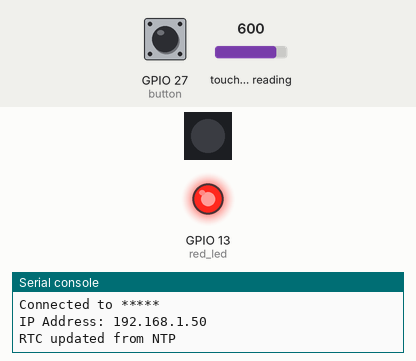
This program was run on a simulated ESP32 board running MicroPython. Shown: 1 RGB LEDs in strip order, left to right, output pins drawn as LEDs (lit = HIGH), the last lines printed to the serial console. The test bench sets the inputs (shaded band); at power-on: touch-pad reading 600, GPIO 27 (button) LOW. Dim RGB values are drawn brighter than linear; WiFi joins after 1.5 s; the clock reads 2024-03-15 10:24:30 at power-on unless the program sets it; deep sleep restarts the program when it ends; pins used as bus, display or sensor lines are not drawn.

Above: at 3.2 s.
3.3 s: touch-pad reading set to 588
4.8 s: touch-pad reading set to 568
At 5.1 s:
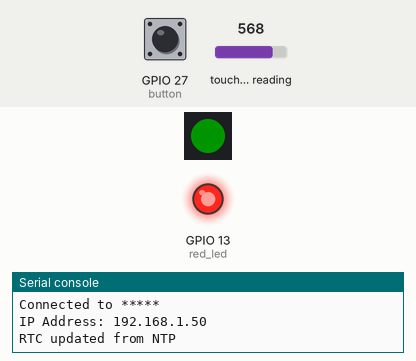
6.3 s: touch-pad reading set to 687
At 7.4 s:
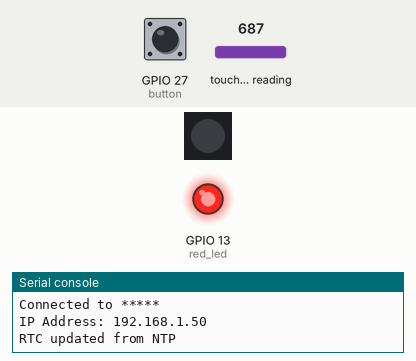
7.8 s: touch-pad reading set to 63
At 32.4 s:
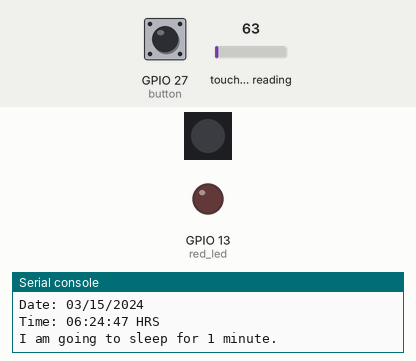
Timing chart, 0 to 33.5 s (numbered marks = the images above; inputs shaded):
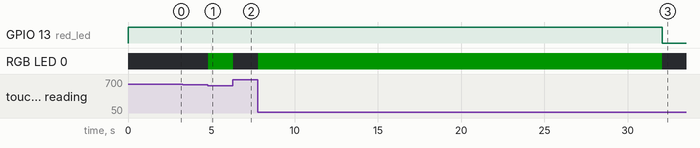

The program:

TouchControlOfNeoPixel_ExternalPushButtonControl.py
```python
import network
import ntptime
import machine
import esp32
import neopixel
import time

from machine import Pin, RTC, Timer, TouchPad

# -------------------------
# USER SETTINGS
# -------------------------
WIFI_SSID = "*****"
WIFI_PASSWORD = "*******"

UTC_OFFSET = -4   # UTC-4 for Daylight savings time.

RED_LED_PIN = 13
BUTTON_PIN = 27
TOUCH_PIN = 14

# Built-in NeoPixel data pin
NEOPIXEL_PIN = 0
# Built-in NeoPixel power enable pin
NEOPIXEL_POWER = 2

"""
not touching the wire shows value> 600
light touching to holding the wire
shows value <590
"""
TOUCH_THRESHOLD = 580

# -------------------------
# HARDWARE SETUP
# -------------------------
red_led = Pin(RED_LED_PIN, Pin.OUT)
button = Pin(BUTTON_PIN, Pin.IN, Pin.PULL_DOWN)
# Turn on NeoPixel power
neo_power = Pin(NEOPIXEL_POWER, Pin.OUT)
neo_power.value(1)

np = neopixel.NeoPixel(Pin(NEOPIXEL_PIN, Pin.OUT), 1)
touch = TouchPad(Pin(TOUCH_PIN))
rtc = RTC()

time_timer  = Timer(0)
touch_timer = Timer(1)
sleep_timer = Timer(2)

# -------------------------
# HELPER FUNCTIONS
# -------------------------
def neopixel_off():
    np[0] = (0, 0, 0)
    np.write()

def neopixel_green():
    np[0] = (0, 20, 0)
    np.write()

def connect_wifi():
    wlan = network.WLAN(network.STA_IF)
    wlan.active(True)

    if not wlan.isconnected():
        print("Connecting to WiFi...")
        wlan.connect(WIFI_SSID, WIFI_PASSWORD)

        timeout = 15
        while not wlan.isconnected() and timeout > 0:
            time.sleep(1)
            timeout -= 1

    if wlan.isconnected():
        print("Connected to", WIFI_SSID)
        print("IP Address:", wlan.ifconfig()[0])
    else:
        print("WiFi connection failed")

    return wlan

def sync_time():
    try:
        ntptime.host = "pool.ntp.org"
        ntptime.settime()

        year, month, day, weekday, hour, minute, second, subseconds = rtc.datetime()

        hour += UTC_OFFSET
        if hour < 0:
            hour += 24
            day -= 1
        elif hour >= 24:
            hour -= 24
            day += 1

        rtc.datetime((year, month, day, weekday, hour, minute, second, subseconds))
        print("RTC updated from NTP")
    except Exception as e:
        print("Time sync failed:", e)

def print_datetime(timer):
    year, month, day, weekday, hour, minute, second, subseconds = rtc.datetime()
    print("Date: {:02d}/{:02d}/{:04d}".format(month, day, year))
    print("Time: {:02d}:{:02d}:{:02d} HRS".format(hour, minute, second))

def check_touch(timer):
    value = touch.read()

    if value < TOUCH_THRESHOLD:
        neopixel_green()
    else:
        neopixel_off()

def go_to_sleep(timer):
    print("I am going to sleep for 1 minute.")

    # stop all timers before sleep
    time_timer.deinit()
    touch_timer.deinit()
    sleep_timer.deinit()

    neopixel_off()
    red_led.value(0)

    # sleep for 1 minute, with timer wake enabled
    machine.deepsleep(60000)

def check_wakeup_reason():

    print("Reset cause:", machine.reset_cause())
    reason = machine.wake_reason()

    if reason == machine.PIN_WAKE:
        print("Woke up due to EXT0 wakeup.")
    elif reason == machine.TIMER_WAKE:
        print("Woke up due to timer wakeup.")
    else:
        print("Normal power on / reset")

# -------------------------
# MAIN PROGRAM
# -------------------------
red_led.value(1)
neopixel_off()

check_wakeup_reason()

esp32.wake_on_ext0(pin=button, level=esp32.WAKEUP_ANY_HIGH)

connect_wifi()
sync_time()

time_timer.init(period=15000, mode=Timer.PERIODIC, callback=print_datetime)
touch_timer.init(period=50, mode=Timer.PERIODIC, callback=check_touch)
sleep_timer.init(period=30000, mode=Timer.ONE_SHOT, callback=go_to_sleep)

# keep main program alive
while True:
    time.sleep(1)
```

Measured:
- the behaviour switches between 580 and 579 on touch-pad reading (found by bisection; images 0 and 1)
- after the input at 3.3 s, every drawn part: stays the same
- after the input at 4.8 s, RGB LED 0: off → RGB(0, 20, 0) at once
- after the input at 6.3 s, RGB LED 0: RGB(0, 20, 0) → off at once
- after the input at 7.8 s, RGB LED 0: off → RGB(0, 20, 0) at once, → off 24.3 s later
